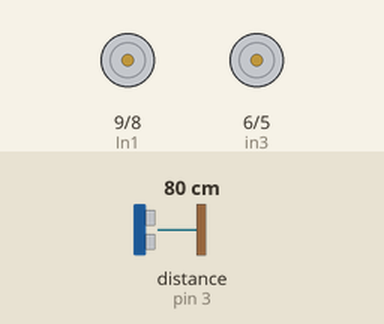
Simulated run of this sketch. Board: Arduino Uno, built with avr-gcc and run on an emulated ATmega328P. Parts: motor-driver pin pairs drawn as motors (green arrow = first pin HIGH = forward, orange = second pin HIGH = backward, longer = more drive, scaled by the enable pin). Wiring (inferred from the names in the program): ultrasonic range finder: trigger pin 2; echo pin 3. Inputs (shaded band) come from the test bench; at power-on: distance to the obstacle (sensor on pin 3) 80 cm. The echo pulse lasts 58.3 µs per cm.

Above: at 2.8 s.
2.9 s: distance to the obstacle (sensor on pin 3) set to 2 cm
At 5.0 s:
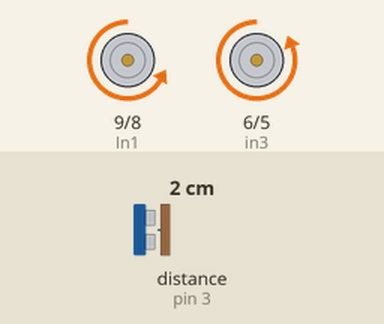
5.6 s: distance to the obstacle (sensor on pin 3) set to 23 cm
8.3 s: distance to the obstacle (sensor on pin 3) set to 27 cm
At 11.1 s:
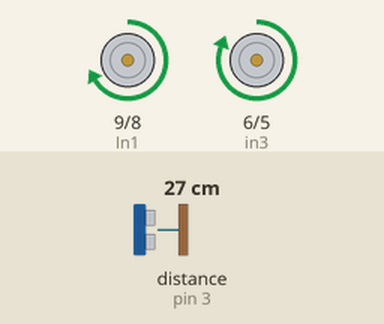
11.5 s: distance to the obstacle (sensor on pin 3) set to 4 cm
At 12.7 s:
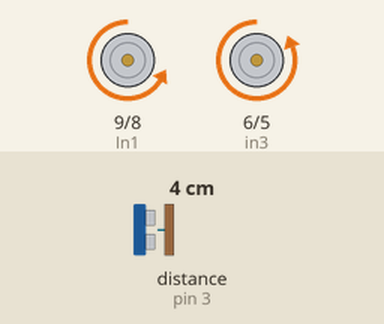
14.2 s: distance to the obstacle (sensor on pin 3) set to 35 cm
At 17.1 s:
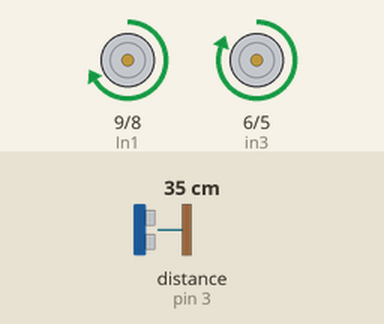
Timing chart, 0 to 18.5 s (numbered marks = the images above; inputs shaded):
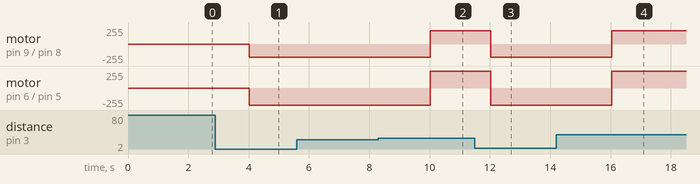

The sketch:

wtmpr1.ino
```cpp
#define trigpin 2
#define echopin 3
#define Ena 10
#define In1  9
#define In2  8
#define enb 7
#define in3 6
#define in4 5

void setup()
{
  // All motor control pins are outputs
  pinMode(Ena, OUTPUT);
  pinMode(In1, OUTPUT);
  pinMode(In2, OUTPUT);
  pinMode(enb,OUTPUT);
  pinMode(in3,OUTPUT);
  pinMode(in4,OUTPUT);
  pinMode(trigpin,OUTPUT);
  pinMode(echopin,INPUT);

}

void loop()
{
  int duration,distance;
  digitalWrite(trigpin,HIGH);
  delayMicroseconds(1000);
  digitalWrite(trigpin,LOW);
  duration=pulseIn(echopin,HIGH);
  distance=(duration/2)/29.1;
  if(distance>=40)
  //no movement
  { analogWrite(Ena, 200);
  digitalWrite(In1, LOW);
  digitalWrite(In2, LOW);
  analogWrite(enb,200);
  digitalWrite(in3,LOW);
  digitalWrite(in4, LOW);
  delay(2000);
  }
   else if(distance>=25)
  {

  //forward
   analogWrite(Ena, 200);
  digitalWrite(In1, HIGH);
  digitalWrite(In2, LOW);
  analogWrite(enb,200);
  digitalWrite(in3,HIGH);
  digitalWrite(in4, LOW);
  delay(2000);
  }
  else
    {
  //reverse
    analogWrite(Ena, 200);
  digitalWrite(In1, LOW);
  digitalWrite(In2, HIGH);
  analogWrite(enb,200);
  digitalWrite(in3,LOW);
  digitalWrite(in4, HIGH);
  delay(2000);
    }
}
```

Measured:
- the behaviour switches between 24 and 25 cm on distance to the obstacle (sensor on pin 3) (found by bisection; images 1 and 2)
- after the input at 2.9 s, motor on pin 9 (In1) / pin 8 (In2): stopped → backward 200/255 after 1.1 s; motor on pin 6 (in3) / pin 5 (in4): stopped → backward 255/255 after 1.1 s
- after the input at 5.6 s, every drawn part: stays the same
- after the input at 8.3 s, motor on pin 9 (In1) / pin 8 (In2): backward 200/255 → forward 200/255 after 1.7 s; motor on pin 6 (in3) / pin 5 (in4): backward 255/255 → forward 255/255 after 1.7 s
- after the input at 11.5 s, motor on pin 9 (In1) / pin 8 (In2): forward 200/255 → backward 200/255 after 0.52 s; motor on pin 6 (in3) / pin 5 (in4): forward 255/255 → backward 255/255 after 0.52 s
- after the input at 14.2 s, motor on pin 9 (In1) / pin 8 (In2): backward 200/255 → forward 200/255 after 1.8 s; motor on pin 6 (in3) / pin 5 (in4): backward 255/255 → forward 255/255 after 1.8 s
